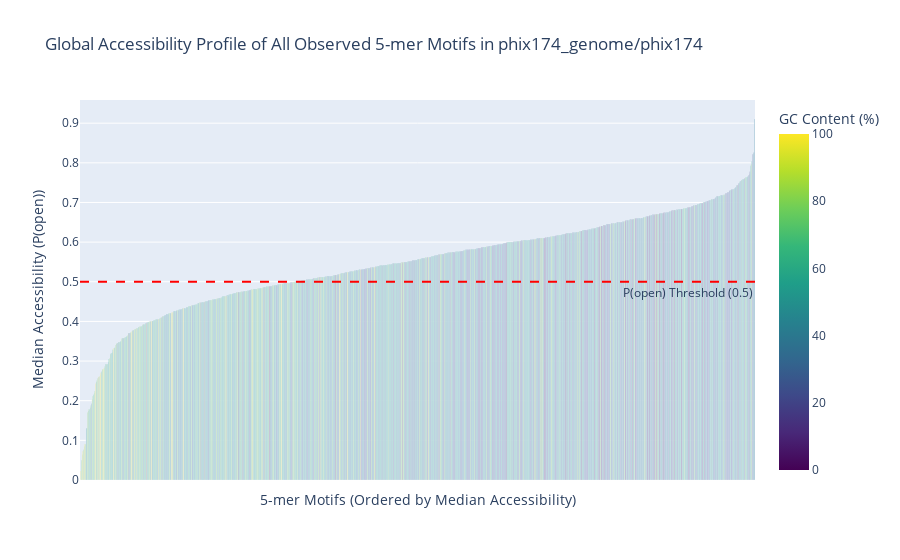

The notebook cell this image was saved under:
### Markdown cell above
#### **Step 11: Global Motif Accessibility Profile (All 1024 Motifs)**
This cell addresses the core question: "What is the intrinsic accessibility of every possible 5-mer?" It generates a comprehensive, interactive bar chart showing the median accessibility of all 1024 possible 5-mer sequences. The bars are ordered from least to most accessible and color-coded by GC content.

**How to use this plot:**
* **Hover** your mouse over any bar to see the specific 5-mer sequence and its detailed statistics.
* **Click and drag** to zoom into regions of interest. Double-click to zoom back out.
* **Observe the trend:** The overall shape and color gradient reveal the powerful relationship between GC content and structural stability.

### Code cell
# Cell 11: Statistical Analysis of Per-Motif Accessibility

if 'results_df' in locals() and not results_df.empty:
    print(f"\n--- Analyzing Accessibility on a Per-Motif Basis ---")

    # --- 1. Aggregate Data by 5-mer Motif ---
    motif_data = {}
    for index, row in tqdm(results_df.iterrows(), total=len(results_df), desc="Aggregating motif data"):
        for strand_prefix in ['fwd', 'rc']:
            # --- THIS IS THE FIX: Changed column name format to match the DataFrame ---
            seq = row[f'{strand_prefix}_seq']
            # --------------------------------------------------------------------
            p_open_arr = row[f'p_open_{strand_prefix}']
            for i in range(len(p_open_arr)):
                motif = seq[i : i + PROBE_LENGTH]
                motif_data.setdefault(motif, []).append(p_open_arr[i])

    # --- 2. Calculate Comprehensive Statistics for All Motifs ---
    if not motif_data:
        print("No motif data was aggregated. Skipping analysis.")
    else:
        summary_list = []
        for motif, scores in motif_data.items():
            n = len(scores)
            mean = np.mean(scores)
            std = np.std(scores)
            sem = std / np.sqrt(n) if n > 0 else 0
            # 95% CI is approx. mean +/- 1.96 * SEM
            ci_95 = 1.96 * sem
            
            summary_list.append({
                'motif': motif,
                'gc_content': calculate_gc_content(motif),
                'count': n,
                'mean_p_open': mean,
                'median_p_open': np.median(scores),
                'std_p_open': std,
                'ci_95_upper_bound': mean + ci_95
            })
        motif_summary_df = pd.DataFrame(summary_list)

        # =================================================================
        # Part A: Global Profile of ALL Observed Motifs
        # =================================================================
        print("\n\n" + "="*80)
        print("### Part A: Global Profile of All Observed Motifs ###")
        print("="*80)
        try:
            import plotly.express as px
            plot_df_global = motif_summary_df.sort_values('median_p_open', ascending=True)
            fig = px.bar(
                plot_df_global, x='motif', y='median_p_open', color='gc_content',
                color_continuous_scale=px.colors.sequential.Viridis,
                labels={'motif': '5-mer Motif', 'median_p_open': 'Median P(open)', 'gc_content': 'GC Content (%)'},
                hover_data=['count', 'mean_p_open'],
                title=f'Global Accessibility Profile of All Observed 5-mer Motifs in {base_name}'
            )
            fig.update_layout(xaxis_title="5-mer Motifs (Ordered by Median Accessibility)", yaxis_title="Median Accessibility (P(open))", xaxis_showticklabels=False, xaxis_ticks="")
            fig.add_hline(y=P_OPEN_THRESHOLD, line_dash="dash", line_color="red", annotation_text=f"P(open) Threshold ({P_OPEN_THRESHOLD})", annotation_position="bottom right")
            fig.show()
        except ImportError:
            print("\nPlotly is not installed. Skipping interactive global plot. Please run '!pip install plotly nbformat' to enable.")

        # =================================================================
        # Part B: Identification of Statistically Significant Problem Motifs
        # =================================================================
        print("\n\n" + "="*80)
        print("### Part B: Identification of Statistically Significant Problem Motifs ###")
        print("="*80)

        MIN_COUNT_THRESHOLD = 10
        print(f"Filtering for motifs that appear at least {MIN_COUNT_THRESHOLD} times in the genome...")
        reliable_motifs_df = motif_summary_df[motif_summary_df['count'] >= MIN_COUNT_THRESHOLD].copy()

        if reliable_motifs_df.empty:
            print(f"No motifs met the reliability threshold of {MIN_COUNT_THRESHOLD} occurrences. Skipping this analysis.")
        else:
            # Sort by the 95% CI upper bound to find the most reliably INACCESSIBLE motifs
            problem_motifs_df = reliable_motifs_df.sort_values('ci_95_upper_bound', ascending=True)
            
            print(f"\n--- Top 15 Most Statistically Problematic (Inaccessible) Motifs ---")
            print("Ranked by the upper bound of the 95% confidence interval for the mean P(open).")
            display(problem_motifs_df.head(15)[['motif', 'count', 'mean_p_open', 'ci_95_upper_bound']].style.format({
                'mean_p_open': '{:.4f}',
                'ci_95_upper_bound': '{:.4f}'
            }))

            # =================================================================
            # Part C: Visualization of Reliable Extreme Motifs
            # =================================================================
            print("\n\n" + "="*80)
            print("### Part C: Visualization of Extreme Reliable Motifs ###")
            print("="*80)

            # Get the best motifs by sorting the other way (by mean, for simplicity)
            best_motifs_df = reliable_motifs_df.sort_values('mean_p_open', ascending=False)
            
            top_10_reliable = best_motifs_df.head(10)['motif'].tolist()
            # Use our new statistically-ranked list for the worst motifs
            bottom_10_reliable = problem_motifs_df.head(10)['motif'].tolist()
            
            plot_data_reliable = []
            for motif in top_10_reliable + bottom_10_reliable:
                for score in motif_data[motif]:
                    plot_data_reliable.append({'motif': motif, 'p_open': score})
            plot_df_reliable = pd.DataFrame(plot_data_reliable)
            
            plot_order_reliable = bottom_10_reliable + top_10_reliable
            
            plt.figure(figsize=(18, 8))
            sns.boxplot(data=plot_df_reliable, x='motif', y='p_open', order=plot_order_reliable, palette='viridis')
            plt.title(f'Distribution of Accessibility for Statistically Extreme Motifs (Count >= {MIN_COUNT_THRESHOLD})', fontsize=16)
            plt.ylabel('Accessibility Probability (P(open))')
            plt.xlabel('5-mer Motif')
            plt.xticks(rotation=45, ha='right')
            plt.axhline(y=P_OPEN_THRESHOLD, color='red', linestyle='--', label=f'P(open) Threshold = {P_OPEN_THRESHOLD}')
            plt.legend()
            plt.grid(True, axis='y', linestyle=':')
            plt.tight_layout()
            plt.show()

else:
    print("Could not perform per-motif analysis because no results were generated.")

### Figure 1 — Plotly figure (JSON) as saved in the notebook; plotly's stock layout.template omitted (floating-point values rounded to 4 significant figures; data arrays with more than 128 entries replaced by an {"elided": "..."} marker saying what was removed)
{"data": [{"customdata": {"elided": "1012x2 float values"}, "hovertemplate": "5-mer Motif=%{x}<br>Median P(open)=%{y}<br>count=%{customdata[0]}<br>mean_p_open=%{customdata[1]}<br>GC Content (%)=%{marker.color}<extra></extra>", "legendgroup": "", "marker": {"color": {"elided": "1012 float values"}, "coloraxis": "coloraxis", "pattern": {"shape": ""}}, "name": "", "orientation": "v", "showlegend": false, "textposition": "auto", "type": "bar", "x": {"elided": "1012 str values"}, "xaxis": "x", "y": {"elided": "1012 float values"}, "yaxis": "y"}], "layout": {"annotations": [{"showarrow": false, "text": "P(open) Threshold (0.5)", "x": 1, "xanchor": "right", "xref": "x domain", "y": 0.5, "yanchor": "top", "yref": "y"}], "barmode": "relative", "coloraxis": {"colorbar": {"title": {"text": "GC Content (%)"}}, "colorscale": [[0, "#440154"], [0.1111, "#482878"], [0.2222, "#3e4989"], [0.3333, "#31688e"], [0.4444, "#26828e"], [0.5556, "#1f9e89"], [0.6667, "#35b779"], [0.7778, "#6ece58"], [0.8889, "#b5de2b"], [1, "#fde725"]]}, "legend": {"tracegroupgap": 0}, "shapes": [{"line": {"color": "red", "dash": "dash"}, "type": "line", "x0": 0, "x1": 1, "xref": "x domain", "y0": 0.5, "y1": 0.5, "yref": "y"}], "title": {"text": "Global Accessibility Profile of All Observed 5-mer Motifs in phix174_genome/phix174"}, "xaxis": {"anchor": "y", "domain": [0, 1], "showticklabels": false, "ticks": "", "title": {"text": "5-mer Motifs (Ordered by Median Accessibility)"}}, "yaxis": {"anchor": "x", "domain": [0, 1], "title": {"text": "Median Accessibility (P(open))"}}}}
